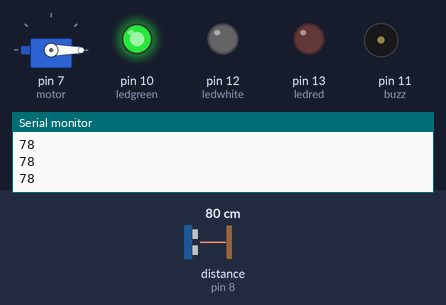
Simulated run of this sketch. Board: Arduino Uno, built with avr-gcc and run on an emulated ATmega328P. Parts: servo, output pins drawn as LEDs (lit = HIGH), buzzer (waves = sounding, pin HIGH), the last lines printed to the serial monitor. Wiring (inferred from the names in the program): ultrasonic range finder: trigger pin 9; echo pin 8. Inputs (shaded band) come from the test bench; at power-on: distance to the obstacle (sensor on pin 8) 80 cm. The echo pulse lasts 58.3 µs per cm; pins used as bus, display or sensor lines are not drawn.

Above: at 1.2 s.
1.3 s: distance to the obstacle (sensor on pin 8) set to 33 cm
2.8 s: distance to the obstacle (sensor on pin 8) set to 28 cm
At 4.0 s:
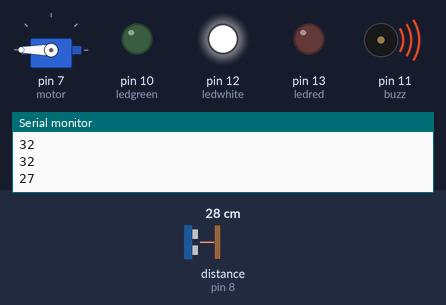
4.3 s: distance to the obstacle (sensor on pin 8) set to 35 cm
At 5.7 s:
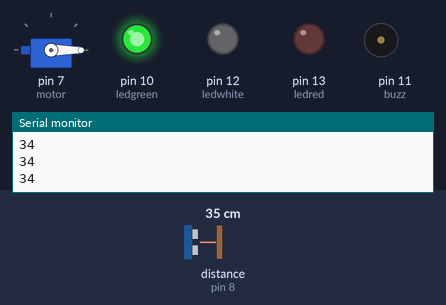
6.3 s: distance to the obstacle (sensor on pin 8) set to 2 cm
At 6.8 s:
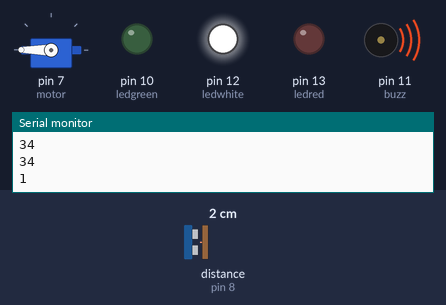
Timing chart, 0 to 8.8 s (numbered marks = the images above; inputs shaded):
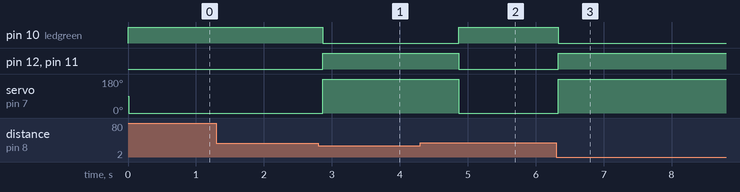

The sketch:

Smart_Dustbin_Project.ino
```cpp
#include <Servo.h>
int ledgreen = 10;
int ledred = 13;
int ledwhite = 12;
int buzz = 11;
int trigpin = 9;
int echopin = 8;
int distance;
float duration;
float cm;
Servo motor;

void setup() {

  pinMode(ledgreen,OUTPUT);
  pinMode(ledred,OUTPUT);
  pinMode(ledwhite,OUTPUT);
  pinMode(buzz,OUTPUT);
  motor.attach(7);
  pinMode(trigpin,OUTPUT);
  pinMode(echopin,INPUT);
  Serial.begin(9600);
  digitalWrite(ledgreen,HIGH);

}

void loop() {

  digitalWrite(trigpin,LOW);
  delay(2);
  digitalWrite(trigpin,HIGH);
  delayMicroseconds(10);
  digitalWrite(trigpin,LOW);
  duration = pulseIn(echopin,HIGH);
  cm = (duration/58.82);
  distance = cm;
  Serial.println(distance);

  if(distance<30) {
    //digitalWrite(ledred,HIGH);
    digitalWrite(buzz,HIGH);
    digitalWrite(ledgreen,LOW);
    motor.write(180);
    digitalWrite(ledwhite, HIGH);
    delay(2000);
  }
  else{
    //digitalWrite(ledred,LOW);
    digitalWrite(buzz,LOW);
    digitalWrite(ledwhite, LOW);
    digitalWrite(ledgreen, HIGH);
    motor.write(0);
    delay(100);
  }
}
```

Measured:
- the behaviour switches between 31 and 30 cm on distance to the obstacle (sensor on pin 8) (found by bisection; images 0 and 1)
- after the input at 2.8 s, pin 10 (ledgreen): HIGH → LOW after 0.06 s; pin 12 (ledwhite), pin 11 (buzz): LOW → HIGH after 0.06 s; servo on pin 7 (motor): 0° → 180° after 0.06 s
- after the input at 4.3 s, pin 10 (ledgreen): LOW → HIGH after 0.57 s; pin 12 (ledwhite), pin 11 (buzz): HIGH → LOW after 0.57 s; servo on pin 7 (motor): 180° → 0° after 0.57 s
- after the input at 6.3 s, pin 10 (ledgreen): HIGH → LOW at once; pin 12 (ledwhite), pin 11 (buzz): LOW → HIGH at once; servo on pin 7 (motor): 0° → 180° at once
